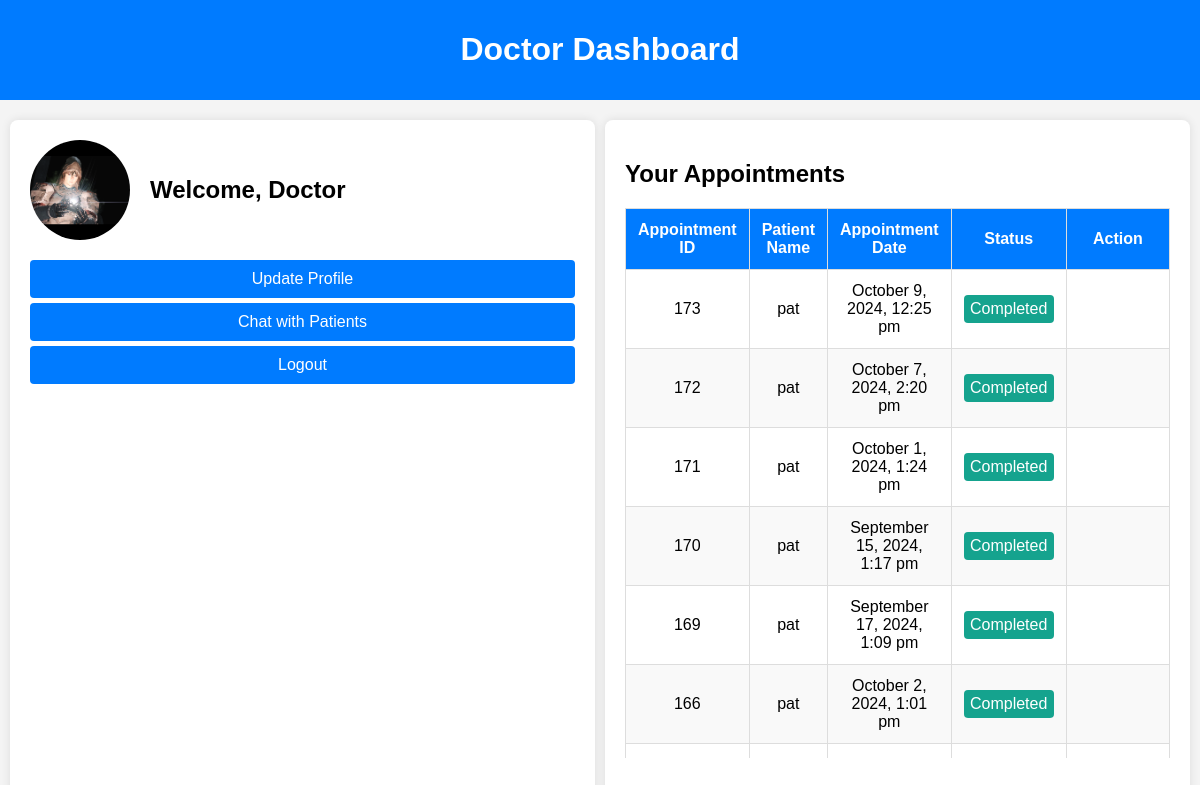
/doctor/doctor_dashboard.php (signed in), run on the app's committed database.
### tables this page shows
CREATE TABLE `users` (
  `id` int(11) NOT NULL,
  `name` varchar(255) NOT NULL,
  `email` varchar(255) NOT NULL,
  `password` varchar(255) NOT NULL,
  `user_type` enum('admin','doctor','patient') NOT NULL,
  `created_at` timestamp NOT NULL DEFAULT current_timestamp(),
  `updated_at` timestamp NOT NULL DEFAULT current_timestamp() ON UPDATE current_timestamp(),
  `image` varchar(255) DEFAULT 'default_images/default.jpg',
  `address` varchar(255) DEFAULT NULL
);

CREATE TABLE `appointments` (
  `id` int(11) NOT NULL,
  `patient_id` int(11) NOT NULL,
  `doctor_id` int(11) NOT NULL,
  `appointment_date` datetime NOT NULL,
  `status` enum('Pending','Completed','Cancelled','Approved') DEFAULT 'Pending',
  `created_at` timestamp NOT NULL DEFAULT current_timestamp(),
  `updated_at` timestamp NOT NULL DEFAULT current_timestamp() ON UPDATE current_timestamp(),
  `patient_name` varchar(255) DEFAULT NULL,
  `doctor_name` varchar(255) DEFAULT NULL
);

CREATE TABLE `patients` (
  `id` int(11) NOT NULL,
  `user_id` int(11) DEFAULT NULL,
  `name` varchar(255) NOT NULL,
  `email` varchar(255) NOT NULL
);

### doctor/doctor_dashboard.php (the view, shortened to what this page needs)
<?php
include '../db.php';
$doctor_id = $_SESSION['user_id'];
$stmt = $pdo->prepare("SELECT image FROM users WHERE id = ?");
$stmt->execute([$doctor_id]);
$doctor = $stmt->fetch();
$profile_image = !empty($doctor['image']) ? $doctor['image'] : 'default.jpg';
$stmt = $pdo->prepare("
    SELECT a.id AS appointment_id, p.name AS patient_name, a.appointment_date, a.status
    FROM appointments a
    JOIN patients p ON a.patient_id = p.id
    JOIN doctors d ON a.doctor_id = d.id
    WHERE d.user_id = ?
    ORDER BY a.id DESC
");
$stmt->execute([$doctor_id]);
$appointments = $stmt->fetchAll();
?>
<!DOCTYPE html>
<html lang="en">
<head>
</head>
<body>
<div class="navbar">
    <h1>Doctor Dashboard</h1>
</div>
<div class="container">
    <div class="profile-section">
        <div class="profile-card">
            <img src="../uploads/<?php echo htmlspecialchars($profile_image); ?>" alt="Profile Image">
            <div>
                <h1>Welcome, Doctor</h1>
            </div>
        </div>
        <div class="dashboard-links">
            <a href="update_profile.php">Update Profile</a>
            <a href="chat_patient.php">Chat with Patients</a>
            <a href="../logout.php">Logout</a>
        </div>
    </div>
    <div class="appointments-section">
        <div class="card">
            <h2>Your Appointments</h2>
            <div class="table-wrapper">
                <table>
                    <thead>
                        <tr>
                            <th>Appointment ID</th>
                            <th>Patient Name</th>
                            <th>Appointment Date</th>
                            <th>Status</th>
                            <th class="action-column">Action</th>
                        </tr>
                    </thead>
                    <tbody>
                        <?php if (!empty($appointments)): ?>
                            <?php foreach ($appointments as $appointment): ?>
                                <tr>
                                    <td><?php echo htmlspecialchars($appointment['appointment_id']); ?></td>
                                    <td><?php echo htmlspecialchars($appointment['patient_name']); ?></td>
                                    <td><?php echo htmlspecialchars(date('F j, Y, g:i a', strtotime($appointment['appointment_date']))); ?></td>
                                    <td><span class="status <?php echo htmlspecialchars($appointment['status']); ?>"><?php echo htmlspecialchars($appointment['status']); ?></span></td>
                                    <td class="action-column">
                                    </td>
                                </tr>
                            <?php endforeach; ?>
                        <?php else: ?>
                            <tr>
                                <td colspan="5" style="text-align: center;">No appointments found.</td>
                            </tr>
                        <?php endif; ?>
                    </tbody>
                </table>
            </div>
        </div>
    </div>
</div>
</body>
</html>

### doctor/doctor_dashboard.php (style rules this page uses)
body { font-family: Arial, sans-serif; background-color: #f4f4f4; margin: 0; padding: 0; height: 100vh; overflow: hidden; }
.navbar { background-color: #007bff; padding: 10px; color: white; text-align: center; margin-bottom: 10px; }
.container { display: flex; height: calc(100vh - 50px); padding: 10px; gap: 10px; overflow-y: auto; }
.profile-section, .appointments-section { flex: 1; background: #fff; border-radius: 8px; box-shadow: 0 0 10px rgba(0, 0, 0, 0.1); padding: 20px; overflow-y: auto; }
.profile-card { display: flex; align-items: center; margin-bottom: 20px; }
.profile-card img { border-radius: 50%; width: 100px; height: 100px; object-fit: cover; margin-right: 20px; }
.profile-card h1 { margin: 0; font-size: 1.5em; }
.dashboard-links a { display: block; padding: 10px; margin: 5px 0; background: #007bff; color: white; text-decoration: none; border-radius: 4px; text-align: center; transition: background-color 0.3s; }
.card { margin-top: 20px; }
.table-wrapper { margin-top: 10px; max-height: 550px; overflow-y: auto; }
table { width: 100%; border-collapse: collapse; border: 1px solid #ddd; }
th, td { padding: 12px; text-align: center; border: 1px solid #ddd; }
th { background-color: #007bff; color: white; font-weight: bold; }
tr:nth-child(even) { background-color: #f9f9f9; }
.status { display: inline-block; padding: 5px; border-radius: 4px; color: white; min-width: 80px; }
.status.Completed { background-color: #15a38e; }
.action-column { width: 120px; }

### data on the page
users: image (picture)
appointments: id "173", patient.name "pat", appointment_date "October 9, 2024, 12:25 pm", status "Completed"
appointments: id "172", patient.name "pat", appointment_date "October 7, 2024, 2:20 pm", status "Completed"
appointments: id "171", patient.name "pat", appointment_date "October 1, 2024, 1:24 pm", status "Completed"
appointments: id "170", patient.name "pat", appointment_date "September 15, 2024, 1:17 pm", status "Completed"
appointments: id "169", patient.name "pat", appointment_date "September 17, 2024, 1:09 pm", status "Completed"
appointments: id "166", patient.name "pat", appointment_date "October 2, 2024, 1:01 pm", status "Completed"
